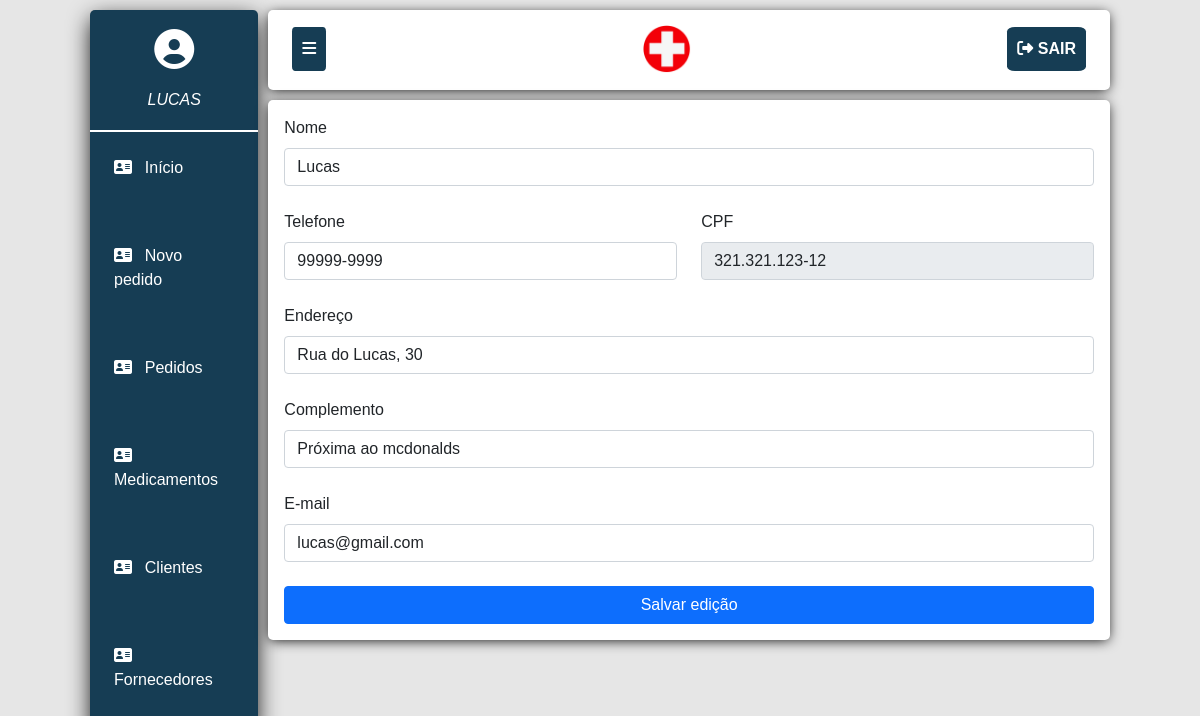
Screenshot of /editarCliente.php?ef=1 (signed in) with the database file from the repository.
### tables this page shows
CREATE TABLE `cliente` (
  `idCliente` int(11) NOT NULL,
  `nome` varchar(100) NOT NULL,
  `endereco` varchar(200) NOT NULL,
  `complemento` varchar(200) NOT NULL,
  `email` varchar(255) NOT NULL,
  `telefone` varchar(13) NOT NULL,
  `cpf` varchar(20) NOT NULL,
  `dataRegistro` varchar(10) NOT NULL
);

### editarCliente.php (the view, shortened to what this page needs)
<?php
include ('includes/dashboard.php');
if (isset($_REQUEST['ef'])) {
	$queryCliente = "SELECT * FROM cliente WHERE idCliente = '".$_REQUEST['ef']."'";
	$eQueryCliente = mysqli_query($conexao, $queryCliente);
	while ($cliente = mysqli_fetch_array($eQueryCliente)){
		$nome = $cliente['nome'];
	  	$endereco = $cliente['endereco'];
	  	$complemento = $cliente['complemento'];
	  	$telefone = $cliente['telefone'];
	  	$email = $cliente['email'];
	  	$cpf = $cliente['cpf']; ?>
	  		<div style="padding: 1rem;">
		  		<form method="post">
				  <div class="col-lg-12">
					<label for="endereco" class="form-label">Nome</label>
					<input type="text" class="form-control" name="nomeNC" value="<?= $nome?>">
				  </div><br>
				  <div class="row">
					  <div class="col-lg-6">
						<label for="telefone" class="form-label">Telefone</label>
						<input type="text" class="form-control telefoneNC" name="telefoneNC" value="<?= $telefone?>">
					  </div>
					  <div class="col-lg-6">
						<label for="nome" class="form-label">CPF</label>
						<input type="text" class="form-control" name="cpfNC" value="<?= $cpf?>" readonly>
					  </div>
				  </div><br>
				  <div class="col-lg-12">
					<label for="endereco" class="form-label">Endereço</label>
					<input type="text" class="form-control" name="enderecoNC" value="<?= $endereco?>">
				  </div><br>
				  <div class="col-lg-12">
					<label for="complemento" class="form-label">Complemento</label>
					<input type="text" class="form-control" name="complementoNC" value="<?= $complemento?>">
				  </div><br>
				  <div class="col-lg-12">
					<label for="email" class="form-label">E-mail</label>
					<input type="email" class="form-control" name="emailNC" value="<?= $email?>">
				  </div><br>
		          <button style="width: 100%;" type="submit" class="btn btn-primary">Salvar edição</button>
				</form>
			</div>
	<?php }
}
?>
<?php
include ('includes/footer.php');
?>

### css/estilo.css (style rules this page uses)
* { box-sizing: border-box; margin: 0; padding: 0; }
body { margin: 0 7.5% !important; font-family: 'Raleway', sans-serif; background-color: rgb(230,230,230); }

### rows the page displays
cliente: nomeNC "Lucas", telefoneNC "99999-9999", cpfNC "321.321.123-12", enderecoNC "Rua do Lucas, 30", complementoNC "Próxima ao mcdonalds", emailNC "lucas@gmail.com"

### other values shown
$_SESSION['usuario'] "LUCAS"
